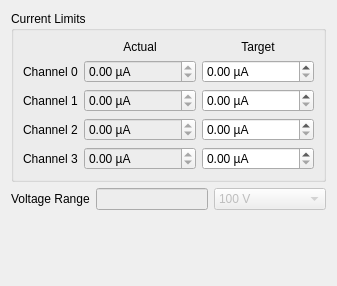
<?xml version="1.0" encoding="UTF-8"?>
<ui version="4.0">
 <class>Form</class>
 <widget class="QWidget" name="Form">
  <property name="geometry">
   <rect>
    <x>0</x>
    <y>0</y>
    <width>337</width>
    <height>286</height>
   </rect>
  </property>
  <property name="windowTitle">
   <string>Form</string>
  </property>
  <layout class="QGridLayout" name="gridLayout_2" rowstretch="0,0,1">
   <item row="0" column="0">
    <widget class="QGroupBox" name="groupBox">
     <property name="title">
      <string>Current Limits</string>
     </property>
     <layout class="QGridLayout" name="gridLayout">
      <item row="0" column="1">
       <widget class="QLabel" name="label_actual">
        <property name="text">
         <string>Actual</string>
        </property>
        <property name="alignment">
         <set>Qt::AlignCenter</set>
        </property>
       </widget>
      </item>
      <item row="0" column="2">
       <widget class="QLabel" name="label_target">
        <property name="text">
         <string>Target</string>
        </property>
        <property name="alignment">
         <set>Qt::AlignCenter</set>
        </property>
       </widget>
      </item>
      <item row="1" column="0">
       <widget class="QLabel" name="label_11">
        <property name="text">
         <string>Channel 0</string>
        </property>
       </widget>
      </item>
      <item row="1" column="1">
       <widget class="QDoubleSpinBox" name="spin_actual_current_limit0">
        <property name="sizePolicy">
         <sizepolicy hsizetype="MinimumExpanding" vsizetype="Fixed">
          <horstretch>0</horstretch>
          <verstretch>0</verstretch>
         </sizepolicy>
        </property>
        <property name="palette">
         <palette>
          <active>
           <colorrole role="Base">
            <brush brushstyle="SolidPattern">
             <color alpha="255">
              <red>237</red>
              <green>237</green>
              <blue>237</blue>
             </color>
            </brush>
           </colorrole>
          </active>
          <inactive>
           <colorrole role="Base">
            <brush brushstyle="SolidPattern">
             <color alpha="255">
              <red>237</red>
              <green>237</green>
              <blue>237</blue>
             </color>
            </brush>
           </colorrole>
          </inactive>
          <disabled>
           <colorrole role="Base">
            <brush brushstyle="SolidPattern">
             <color alpha="255">
              <red>255</red>
              <green>255</green>
              <blue>255</blue>
             </color>
            </brush>
           </colorrole>
          </disabled>
         </palette>
        </property>
        <property name="readOnly">
         <bool>true</bool>
        </property>
        <property name="buttonSymbols">
         <enum>QAbstractSpinBox::UpDownArrows</enum>
        </property>
        <property name="suffix">
         <string> µA</string>
        </property>
        <property name="decimals">
         <number>2</number>
        </property>
        <property name="maximum">
         <double>99.000000000000000</double>
        </property>
        <property name="singleStep">
         <double>1.000000000000000</double>
        </property>
       </widget>
      </item>
      <item row="1" column="2">
       <widget class="DelayedDoubleSpinBox" name="spin_target_current_limit0">
        <property name="sizePolicy">
         <sizepolicy hsizetype="MinimumExpanding" vsizetype="Fixed">
          <horstretch>0</horstretch>
          <verstretch>0</verstretch>
         </sizepolicy>
        </property>
        <property name="suffix">
         <string> µA</string>
        </property>
        <property name="decimals">
         <number>2</number>
        </property>
        <property name="maximum">
         <double>20.000000000000000</double>
        </property>
        <property name="singleStep">
         <double>0.010000000000000</double>
        </property>
       </widget>
      </item>
      <item row="2" column="0">
       <widget class="QLabel" name="label_12">
        <property name="text">
         <string>Channel 1</string>
        </property>
       </widget>
      </item>
      <item row="2" column="1">
       <widget class="QDoubleSpinBox" name="spin_actual_current_limit1">
        <property name="sizePolicy">
         <sizepolicy hsizetype="MinimumExpanding" vsizetype="Fixed">
          <horstretch>0</horstretch>
          <verstretch>0</verstretch>
         </sizepolicy>
        </property>
        <property name="palette">
         <palette>
          <active>
           <colorrole role="Base">
            <brush brushstyle="SolidPattern">
             <color alpha="255">
              <red>237</red>
              <green>237</green>
              <blue>237</blue>
             </color>
            </brush>
           </colorrole>
          </active>
          <inactive>
           <colorrole role="Base">
            <brush brushstyle="SolidPattern">
             <color alpha="255">
              <red>237</red>
              <green>237</green>
              <blue>237</blue>
             </color>
            </brush>
           </colorrole>
          </inactive>
          <disabled>
           <colorrole role="Base">
            <brush brushstyle="SolidPattern">
             <color alpha="255">
              <red>255</red>
              <green>255</green>
              <blue>255</blue>
             </color>
            </brush>
           </colorrole>
          </disabled>
         </palette>
        </property>
        <property name="readOnly">
         <bool>true</bool>
        </property>
        <property name="buttonSymbols">
         <enum>QAbstractSpinBox::UpDownArrows</enum>
        </property>
        <property name="suffix">
         <string> µA</string>
        </property>
        <property name="decimals">
         <number>2</number>
        </property>
        <property name="maximum">
         <double>99.000000000000000</double>
        </property>
        <property name="singleStep">
         <double>1.000000000000000</double>
        </property>
       </widget>
      </item>
      <item row="2" column="2">
       <widget class="DelayedDoubleSpinBox" name="spin_target_current_limit1">
        <property name="sizePolicy">
         <sizepolicy hsizetype="MinimumExpanding" vsizetype="Fixed">
          <horstretch>0</horstretch>
          <verstretch>0</verstretch>
         </sizepolicy>
        </property>
        <property name="suffix">
         <string> µA</string>
        </property>
        <property name="decimals">
         <number>2</number>
        </property>
        <property name="maximum">
         <double>20.000000000000000</double>
        </property>
        <property name="singleStep">
         <double>0.010000000000000</double>
        </property>
       </widget>
      </item>
      <item row="3" column="0">
       <widget class="QLabel" name="label_13">
        <property name="text">
         <string>Channel 2</string>
        </property>
       </widget>
      </item>
      <item row="3" column="1">
       <widget class="QDoubleSpinBox" name="spin_actual_current_limit2">
        <property name="sizePolicy">
         <sizepolicy hsizetype="MinimumExpanding" vsizetype="Fixed">
          <horstretch>0</horstretch>
          <verstretch>0</verstretch>
         </sizepolicy>
        </property>
        <property name="palette">
         <palette>
          <active>
           <colorrole role="Base">
            <brush brushstyle="SolidPattern">
             <color alpha="255">
              <red>237</red>
              <green>237</green>
              <blue>237</blue>
             </color>
            </brush>
           </colorrole>
          </active>
          <inactive>
           <colorrole role="Base">
            <brush brushstyle="SolidPattern">
             <color alpha="255">
              <red>237</red>
              <green>237</green>
              <blue>237</blue>
             </color>
            </brush>
           </colorrole>
          </inactive>
          <disabled>
           <colorrole role="Base">
            <brush brushstyle="SolidPattern">
             <color alpha="255">
              <red>255</red>
              <green>255</green>
              <blue>255</blue>
             </color>
            </brush>
           </colorrole>
          </disabled>
         </palette>
        </property>
        <property name="readOnly">
         <bool>true</bool>
        </property>
        <property name="buttonSymbols">
         <enum>QAbstractSpinBox::UpDownArrows</enum>
        </property>
        <property name="suffix">
         <string> µA</string>
        </property>
        <property name="decimals">
         <number>2</number>
        </property>
        <property name="maximum">
         <double>99.000000000000000</double>
        </property>
        <property name="singleStep">
         <double>1.000000000000000</double>
        </property>
       </widget>
      </item>
      <item row="3" column="2">
       <widget class="DelayedDoubleSpinBox" name="spin_target_current_limit2">
        <property name="sizePolicy">
         <sizepolicy hsizetype="MinimumExpanding" vsizetype="Fixed">
          <horstretch>0</horstretch>
          <verstretch>0</verstretch>
         </sizepolicy>
        </property>
        <property name="suffix">
         <string> µA</string>
        </property>
        <property name="decimals">
         <number>2</number>
        </property>
        <property name="maximum">
         <double>20.000000000000000</double>
        </property>
        <property name="singleStep">
         <double>0.010000000000000</double>
        </property>
       </widget>
      </item>
      <item row="4" column="0">
       <widget class="QLabel" name="label_14">
        <property name="text">
         <string>Channel 3</string>
        </property>
       </widget>
      </item>
      <item row="4" column="1">
       <widget class="QDoubleSpinBox" name="spin_actual_current_limit3">
        <property name="sizePolicy">
         <sizepolicy hsizetype="MinimumExpanding" vsizetype="Fixed">
          <horstretch>0</horstretch>
          <verstretch>0</verstretch>
         </sizepolicy>
        </property>
        <property name="palette">
         <palette>
          <active>
           <colorrole role="Base">
            <brush brushstyle="SolidPattern">
             <color alpha="255">
              <red>237</red>
              <green>237</green>
              <blue>237</blue>
             </color>
            </brush>
           </colorrole>
          </active>
          <inactive>
           <colorrole role="Base">
            <brush brushstyle="SolidPattern">
             <color alpha="255">
              <red>237</red>
              <green>237</green>
              <blue>237</blue>
             </color>
            </brush>
           </colorrole>
          </inactive>
          <disabled>
           <colorrole role="Base">
            <brush brushstyle="SolidPattern">
             <color alpha="255">
              <red>255</red>
              <green>255</green>
              <blue>255</blue>
             </color>
            </brush>
           </colorrole>
          </disabled>
         </palette>
        </property>
        <property name="readOnly">
         <bool>true</bool>
        </property>
        <property name="buttonSymbols">
         <enum>QAbstractSpinBox::UpDownArrows</enum>
        </property>
        <property name="suffix">
         <string> µA</string>
        </property>
        <property name="decimals">
         <number>2</number>
        </property>
        <property name="maximum">
         <double>99.000000000000000</double>
        </property>
        <property name="singleStep">
         <double>1.000000000000000</double>
        </property>
       </widget>
      </item>
      <item row="4" column="2">
       <widget class="DelayedDoubleSpinBox" name="spin_target_current_limit3">
        <property name="sizePolicy">
         <sizepolicy hsizetype="MinimumExpanding" vsizetype="Fixed">
          <horstretch>0</horstretch>
          <verstretch>0</verstretch>
         </sizepolicy>
        </property>
        <property name="suffix">
         <string> µA</string>
        </property>
        <property name="decimals">
         <number>2</number>
        </property>
        <property name="maximum">
         <double>20.000000000000000</double>
        </property>
        <property name="singleStep">
         <double>0.010000000000000</double>
        </property>
       </widget>
      </item>
     </layout>
    </widget>
   </item>
   <item row="1" column="0">
    <layout class="QHBoxLayout" name="horizontalLayout" stretch="0,1,1">
     <item>
      <widget class="QLabel" name="label_21">
       <property name="text">
        <string>Voltage Range</string>
       </property>
      </widget>
     </item>
     <item>
      <widget class="QLineEdit" name="le_actual_voltage_range">
       <property name="palette">
        <palette>
         <active>
          <colorrole role="Base">
           <brush brushstyle="SolidPattern">
            <color alpha="255">
             <red>237</red>
             <green>237</green>
             <blue>237</blue>
            </color>
           </brush>
          </colorrole>
         </active>
         <inactive>
          <colorrole role="Base">
           <brush brushstyle="SolidPattern">
            <color alpha="255">
             <red>237</red>
             <green>237</green>
             <blue>237</blue>
            </color>
           </brush>
          </colorrole>
         </inactive>
         <disabled>
          <colorrole role="Base">
           <brush brushstyle="SolidPattern">
            <color alpha="255">
             <red>255</red>
             <green>255</green>
             <blue>255</blue>
            </color>
           </brush>
          </colorrole>
         </disabled>
        </palette>
       </property>
       <property name="readOnly">
        <bool>true</bool>
       </property>
      </widget>
     </item>
     <item>
      <widget class="QComboBox" name="combo_target_voltage_range">
       <property name="enabled">
        <bool>false</bool>
       </property>
       <item>
        <property name="text">
         <string>100 V</string>
        </property>
       </item>
       <item>
        <property name="text">
         <string>400 V</string>
        </property>
       </item>
      </widget>
     </item>
    </layout>
   </item>
   <item row="2" column="0">
    <spacer name="verticalSpacer">
     <property name="orientation">
      <enum>Qt::Vertical</enum>
     </property>
     <property name="sizeHint" stdset="0">
      <size>
       <width>20</width>
       <height>40</height>
      </size>
     </property>
    </spacer>
   </item>
  </layout>
 </widget>
 <customwidgets>
  <customwidget>
   <class>DelayedDoubleSpinBox</class>
   <extends>QDoubleSpinBox</extends>
   <header location="global">mesycontrol.util</header>
  </customwidget>
 </customwidgets>
 <resources/>
 <connections/>
</ui>
